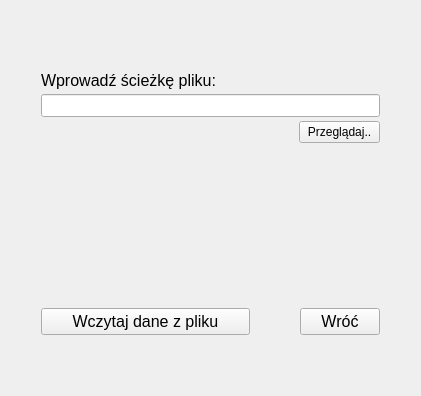
      <widget class="QWidget" name="page_path_load">
       <layout class="QGridLayout" name="gridLayout_7">
        <item row="0" column="0">
         <layout class="QVBoxLayout" name="verticalLayout_5" stretch="2,1">
          <property name="spacing">
           <number>90</number>
          </property>
          <item>
           <layout class="QGridLayout" name="gridLayout_6" rowstretch="3,1,1" columnstretch="1,1,1">
            <property name="leftMargin">
             <number>30</number>
            </property>
            <property name="topMargin">
             <number>60</number>
            </property>
            <property name="rightMargin">
             <number>30</number>
            </property>
            <property name="bottomMargin">
             <number>20</number>
            </property>
            <property name="horizontalSpacing">
             <number>0</number>
            </property>
            <property name="verticalSpacing">
             <number>4</number>
            </property>
            <item row="0" column="0">
             <widget class="QLabel" name="pathl_label">
              <property name="sizePolicy">
               <sizepolicy hsizetype="Expanding" vsizetype="Expanding">
                <horstretch>0</horstretch>
                <verstretch>0</verstretch>
               </sizepolicy>
              </property>
              <property name="font">
               <font>
                <pointsize>12</pointsize>
               </font>
              </property>
              <property name="text">
               <string>Wprowadź ścieżkę pliku:</string>
              </property>
             </widget>
            </item>
            <item row="1" column="0" colspan="3">
             <widget class="QLineEdit" name="pathl_line">
              <property name="sizePolicy">
               <sizepolicy hsizetype="Expanding" vsizetype="Fixed">
                <horstretch>0</horstretch>
                <verstretch>0</verstretch>
               </sizepolicy>
              </property>
              <property name="font">
               <font>
                <pointsize>10</pointsize>
               </font>
              </property>
             </widget>
            </item>
            <item row="2" column="1">
             <spacer name="horizontalSpacer">
              <property name="orientation">
               <enum>Qt::Horizontal</enum>
              </property>
              <property name="sizeHint" stdset="0">
               <size>
                <width>68</width>
                <height>20</height>
               </size>
              </property>
             </spacer>
            </item>
            <item row="2" column="2">
             <widget class="QPushButton" name="pathl_button_browse">
              <property name="sizePolicy">
               <sizepolicy hsizetype="Expanding" vsizetype="Expanding">
                <horstretch>0</horstretch>
                <verstretch>0</verstretch>
               </sizepolicy>
              </property>
              <property name="text">
               <string>Przeglądaj..</string>
              </property>
             </widget>
            </item>
           </layout>
          </item>
          <item>
           <layout class="QHBoxLayout" name="horizontalLayout_4" stretch="2,1">
            <property name="spacing">
             <number>50</number>
            </property>
            <property name="leftMargin">
             <number>30</number>
            </property>
            <property name="topMargin">
             <number>55</number>
            </property>
            <property name="rightMargin">
             <number>30</number>
            </property>
            <property name="bottomMargin">
             <number>50</number>
            </property>
            <item>
             <widget class="QPushButton" name="pathl_button_load">
              <property name="sizePolicy">
               <sizepolicy hsizetype="Expanding" vsizetype="Expanding">
                <horstretch>0</horstretch>
                <verstretch>0</verstretch>
               </sizepolicy>
              </property>
              <property name="minimumSize">
               <size>
                <width>209</width>
                <height>0</height>
               </size>
              </property>
              <property name="font">
               <font>
                <pointsize>12</pointsize>
               </font>
              </property>
              <property name="text">
               <string>Wczytaj dane z pliku</string>
              </property>
             </widget>
            </item>
            <item>
             <widget class="QPushButton" name="pathl_button_goback">
              <property name="sizePolicy">
               <sizepolicy hsizetype="Expanding" vsizetype="Expanding">
                <horstretch>0</horstretch>
                <verstretch>0</verstretch>
               </sizepolicy>
              </property>
              <property name="font">
               <font>
                <pointsize>12</pointsize>
               </font>
              </property>
              <property name="text">
               <string>Wróć</string>
              </property>
             </widget>
            </item>
           </layout>
          </item>
         </layout>
        </item>
       </layout>
      </widget>
